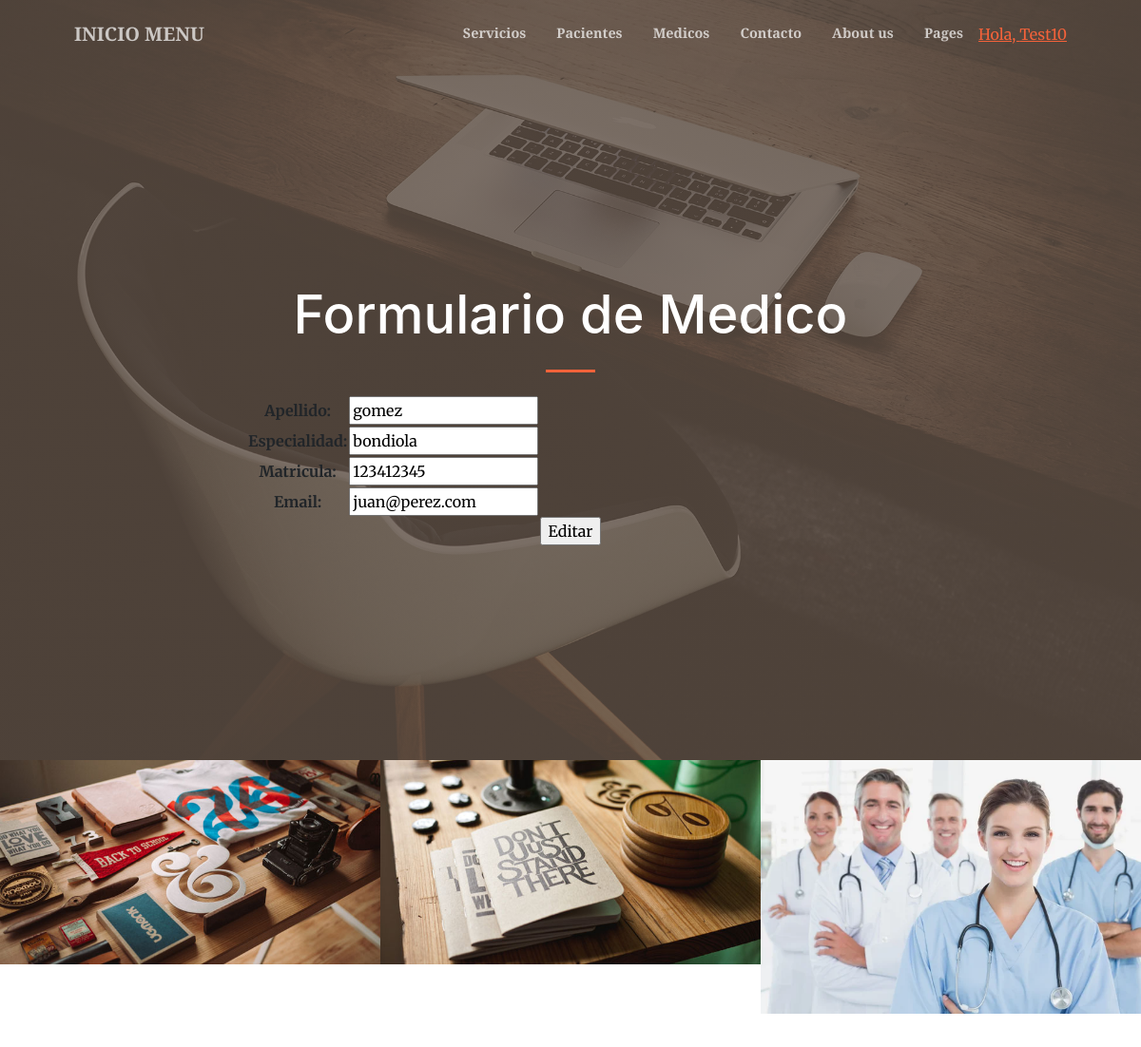
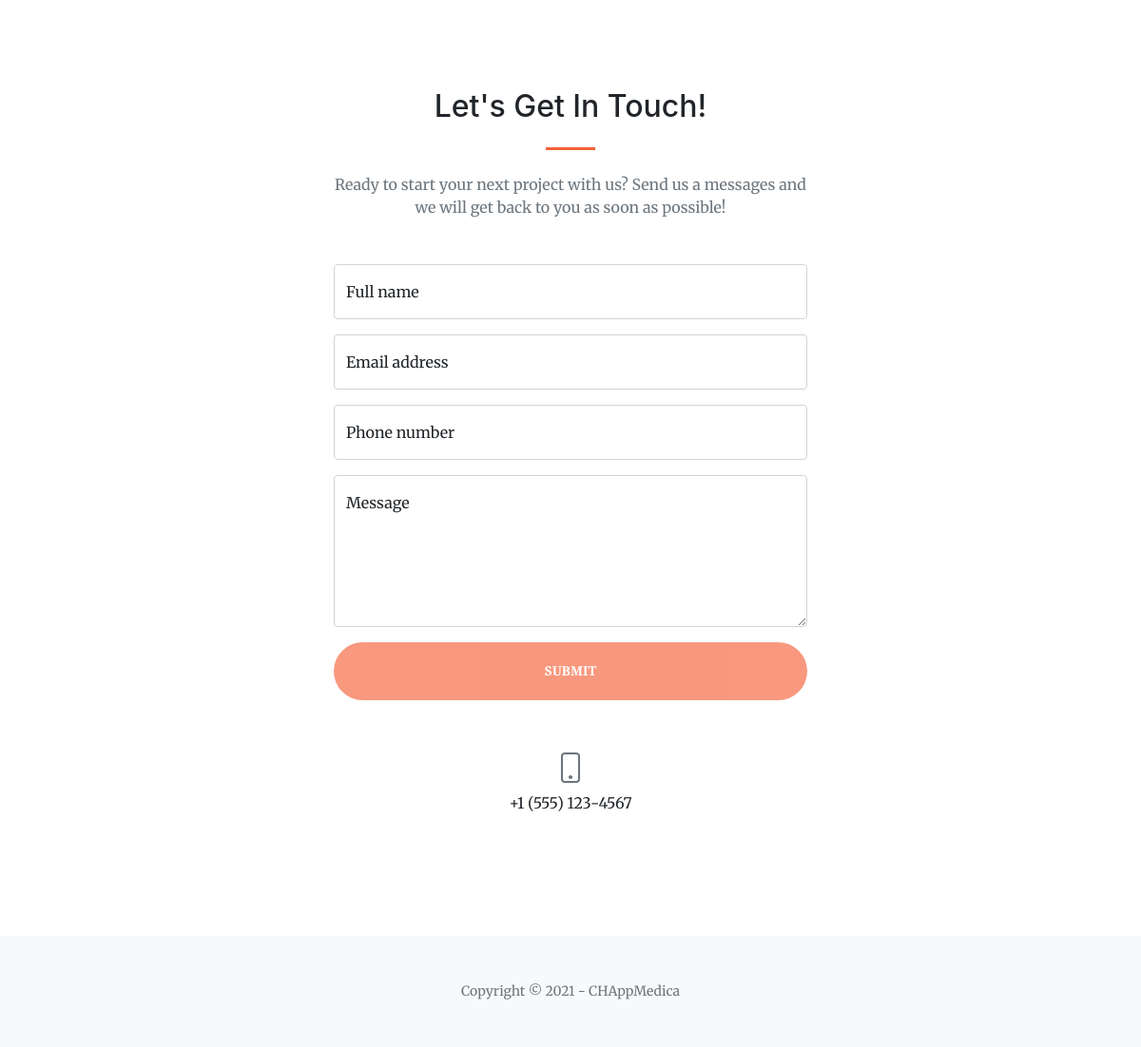
/AppMedica/editarMedicos/123412345/ (signed in), run on the app's committed database (2 pictures, top to bottom).
### AppMedica/models.py (models this page shows, shortened)
class Medico(models.Model):
    apellido = models.CharField(max_length=40)
    especialidad = models.CharField(max_length=40)
    matricula = models.IntegerField()
    email = models.EmailField()

### AppMedica/views.py (the view)
# urls.py: path('editarMedicos/<matricula_para_editar>/', views.editarMedicos, name="EditarMedicos"),
@login_required
def editarMedicos(request, matricula_para_editar):
    medico = Medico.objects.get(matricula=matricula_para_editar)
    if request.method == "POST":
        miFormulario = MedicoFormulario(request.POST)
        if miFormulario.is_valid():
            informacion = miFormulario.cleaned_data
            medico.apellido=informacion["apellido"]
            medico.especialidad=informacion["especialidad"]
            medico.matricula=informacion["matricula"]
            medico.email=informacion["email"]
            medico.save()
            return render(request,'AppMedica/inicio.html')
    else:
        miFormulario = MedicoFormulario(initial={"apellido":medico.apellido,"especialidad":medico.especialidad,"matricula":medico.matricula,"email":medico.email})
    return render(request,'AppMedica/editarMedicos.html',{"miFormulario":miFormulario, "matricula_para_editar": matricula_para_editar})

### AppMedica/forms.py
class MedicoFormulario(forms.Form):
    apellido = forms.CharField(max_length=40)
    especialidad = forms.CharField(max_length=40)
    matricula = forms.IntegerField()
    email = forms.EmailField()

### AppMedica/templates/AppMedica/editarMedicos.html (shortened to what this page needs)
{% extends 'AppMedica/padre.html' %}
{% load static %}
    {% block contenido %}
        <h1 class="text-white font-weight-bold">Formulario de Medico</h1>
    {% endblock %}
    {% block contenido2 %}
            <form action="" method="POST">{% csrf_token %}
                <table>
                {{  miFormulario.as_table    }}
                </table>
                <input type="submit" value="Editar">
            </form>
    {% endblock %}

### AppMedica/templates/AppMedica/padre.html (shortened to what this page needs)
<!DOCTYPE html>
<html lang="en">
    <head>
        {% load static %}
        <link href="https://cdn.jsdelivr.net/npm/bootstrap-icons@1.5.0/font/bootstrap-icons.css" rel="stylesheet" />
        <link href="https://cdnjs.cloudflare.com/ajax/libs/SimpleLightbox/2.1.0/simpleLightbox.min.css" rel="stylesheet" />
        <link href="{% static 'AppMedica/css/styles.css' %}" rel="stylesheet" />
    </head>
    <body id="page-top">
        <nav class="navbar navbar-expand-lg navbar-light fixed-top py-3" id="mainNav">
            <div class="container px-4 px-lg-5">
                <a class="navbar-brand" href="{% url 'Inicio' %}">INICIO MENU</a>
                <div class="collapse navbar-collapse" id="navbarResponsive">
                    <ul class="navbar-nav ms-auto my-2 my-lg-0">
                        <li class="nav-item"><a class="nav-link" href="{% url 'Servicios' %}">Servicios</a></li>
                        <li class="nav-item"><a class="nav-link" href="{% url 'Pacientes' %}">Pacientes</a></li>
                        <li class="nav-item"><a class="nav-link" href="{% url 'Medicos' %}">Medicos</a></li>
                        <li class="nav-item"><a class="nav-link" href="{% url 'Contacto' %}">Contacto</a></li>
                        <li class="nav-item"><a class="nav-link" href="{% url 'About' %}">About us</a></li>
                        <li class="nav-item"><a class="nav-link" href="{% url 'Pages' %}">Pages</a></li>
                        {% if  request.user.is_authenticated %}
                            <li class="sidebar-nav-item"><a href="{% url 'EditarPerfil' %}">Hola, {{user.username}}</a></li>
                        {% endif %}
                    </ul>
                </div>
            </div>
        </nav>
        <header class="masthead">
            <div class="container px-4 px-lg-5 h-100">
                <div class="row gx-4 gx-lg-5 h-100 align-items-center justify-content-center text-center">
                    <div class="col-lg-8 align-self-end">
                        {% block contenido %}{% endblock %}
                        <hr class="divider" />
                    </div>
                    <div class="col-lg-8 align-self-baseline">
                        {% block contenido2 %}{% endblock %}
                    </div>
                </div>
            </div>
        </header>
        {% block contenido3 %}
        <div id="portfolio">
            <div class="container-fluid p-0">
                <div class="row g-0">
                    <div class="col-lg-4 col-sm-6">
                        <a class="portfolio-box" href="{% url 'Servicios' %}"  title="Servicios">
                            <img class="img-fluid" src="{% static 'AppMedica/assets/img/portfolio/thumbnails/1.jpg' %}" alt="..." />
                        </a>
                    </div>
                    <div class="col-lg-4 col-sm-6">
                        <a class="portfolio-box" href="{% url 'Pacientes' %}" title="Pacientes">
                            <img class="img-fluid" src="{% static 'AppMedica/assets/img/portfolio/thumbnails/2.jpg' %}" alt="..." />
                        </a>
                    </div>
                    <div class="col-lg-4 col-sm-6">
                        <a class="portfolio-box" href="{% url 'Medicos' %}" title="Medicos">
                            <img class="img-fluid" src="{% static 'AppMedica/assets/img/portfolio/thumbnails/3.jpg' %}" alt="..." />
                        </a>
                    </div>
                </div>
            </div>
        </div>
        {% endblock %}
        {% block contenido4 %}
        <section class="page-section" id="contact">
            <div class="container px-4 px-lg-5">
                <div class="row gx-4 gx-lg-5 justify-content-center">
                    <div class="col-lg-8 col-xl-6 text-center">
                        <h2 class="mt-0">Let's Get In Touch!</h2>
                        <hr class="divider" />
                        <p class="text-muted mb-5">Ready to start your next project with us? Send us a messages and we will get back to you as soon as possible!</p>
                    </div>
                </div>
                <div class="row gx-4 gx-lg-5 justify-content-center mb-5">
                    <div class="col-lg-6">
                        <form id="contactForm" data-sb-form-api-token="API_TOKEN">
                            <div class="form-floating mb-3">
                                <input class="form-control" id="name" type="text" placeholder="Enter your name..." data-sb-validations="required" />
                                <label for="name">Full name</label>
                            </div>
                            <div class="form-floating mb-3">
                                <input class="form-control" id="email" type="email" placeholder="name@example.com" data-sb-validations="required,email" />
                                <label for="email">Email address</label>
                            </div>
                            <div class="form-floating mb-3">
                                <input class="form-control" id="phone" type="tel" placeholder="(123) 456-7890" data-sb-validations="required" />
                                <label for="phone">Phone number</label>
                            </div>
                            <div class="form-floating mb-3">
                                <textarea class="form-control" id="message" type="text" placeholder="Enter your message here..." style="height: 10rem" data-sb-validations="required"></textarea>
                                <label for="message">Message</label>
                            </div>
                            <div class="d-grid"><button class="btn btn-primary btn-xl disabled" id="submitButton" type="submit">Submit</button></div>
                        </form>
                    </div>
                </div>
        {%endblock%}
                <div class="row gx-4 gx-lg-5 justify-content-center">
                    <div class="col-lg-4 text-center mb-5 mb-lg-0">
                        <i class="bi-phone fs-2 mb-3 text-muted"></i>
                        <div>+1 (555) 123-4567</div>
                    </div>
                </div>
            </div>
        </section>
        <footer class="bg-light py-5">
            <div class="container px-4 px-lg-5"><div class="small text-center text-muted">Copyright &copy; 2021 - CHAppMedica</div></div>
        </footer>
    </body>
</html>

### data on the page
Medico: apellido "gomez", especialidad "bondiola", matricula "123412345", email "juan@perez.com"

### other printed values
{{ user.username }} "Test10"
